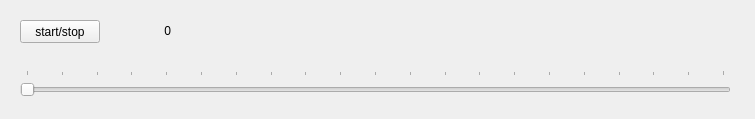
<?xml version="1.0" encoding="UTF-8"?>
<ui version="4.0">
 <class>MainWindow</class>
 <widget class="QMainWindow" name="MainWindow">
  <property name="geometry">
   <rect>
    <x>0</x>
    <y>0</y>
    <width>755</width>
    <height>119</height>
   </rect>
  </property>
  <property name="windowTitle">
   <string>MainWindow</string>
  </property>
  <widget class="QWidget" name="centralWidget">
   <widget class="QLabel" name="label">
    <property name="geometry">
     <rect>
      <x>130</x>
      <y>20</y>
      <width>41</width>
      <height>22</height>
     </rect>
    </property>
    <property name="text">
     <string>0</string>
    </property>
    <property name="alignment">
     <set>Qt::AlignRight|Qt::AlignTrailing|Qt::AlignVCenter</set>
    </property>
   </widget>
   <widget class="QPushButton" name="pushButtonStartStop">
    <property name="geometry">
     <rect>
      <x>20</x>
      <y>20</y>
      <width>80</width>
      <height>23</height>
     </rect>
    </property>
    <property name="text">
     <string>start/stop</string>
    </property>
    <property name="checkable">
     <bool>true</bool>
    </property>
   </widget>
   <widget class="QSlider" name="horizontalSlider">
    <property name="geometry">
     <rect>
      <x>20</x>
      <y>70</y>
      <width>711</width>
      <height>31</height>
     </rect>
    </property>
    <property name="maximum">
     <number>2000</number>
    </property>
    <property name="singleStep">
     <number>10</number>
    </property>
    <property name="pageStep">
     <number>100</number>
    </property>
    <property name="tracking">
     <bool>false</bool>
    </property>
    <property name="orientation">
     <enum>Qt::Horizontal</enum>
    </property>
    <property name="tickPosition">
     <enum>QSlider::TicksAbove</enum>
    </property>
    <property name="tickInterval">
     <number>100</number>
    </property>
   </widget>
  </widget>
 </widget>
 <layoutdefault spacing="6" margin="11"/>
 <resources/>
 <connections/>
</ui>
